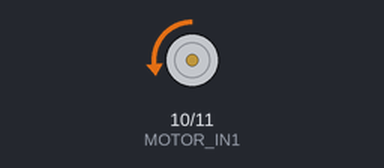
Recording of a sketch running on a simulated Arduino Uno, built with avr-gcc and run on an emulated ATmega328P. Shown: motor-driver pin pairs drawn as motors (green arrow = first pin HIGH = forward, orange = second pin HIGH = backward, longer = more drive). What the sketch prints to the serial monitor is not drawn.

Above: at 0.9 s.
At 3.0 s:
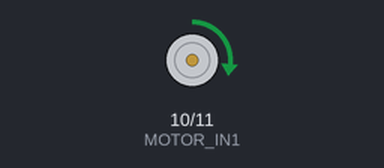
Timing chart, 0 to 5.2 s (numbered marks = the images above):
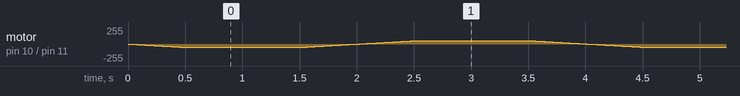

The sketch:

arduino_drv_motorControl.ino
```cpp
// Basic sketch for trying out the Adafruit DRV8871 Breakout

#define MOTOR_IN1 10
#define MOTOR_IN2 11

void setup() {
  Serial.begin(9600);

  pinMode(MOTOR_IN1, OUTPUT);
  pinMode(MOTOR_IN2, OUTPUT);
}

void loop() {

  Serial.println("DRV8871 test");

  // ramp up forward
  digitalWrite(MOTOR_IN1, LOW);
  for (int i=0; i<50; i++) {
    analogWrite(MOTOR_IN2, i);
    delay(10);
  }

  // forward full speed for one second
  delay(1000);

  // ramp down forward
  for (int i=50; i>=0; i--) {
    analogWrite(MOTOR_IN2, i);
    delay(10);
  }

  // ramp up backward
  digitalWrite(MOTOR_IN2, LOW);
  for (int i=0; i<50; i++) {
    analogWrite(MOTOR_IN1, i);
    delay(10);
  }

  // backward full speed for one second
  delay(1000);

  // ramp down backward
  for (int i=50; i>=0; i--) {
    analogWrite(MOTOR_IN1, i);
    delay(10);
  }
}
```
